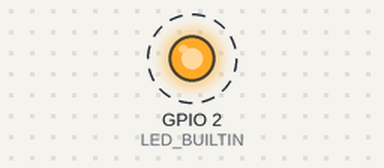
Simulated run of this sketch. Board: ESP32. Shown: output pins drawn as LEDs (lit = HIGH). Dashed ring = blinking. WiFi joins after 1.5 s; servers stay silent unless stated; what the sketch prints to the serial monitor is not drawn.

Above: at 1.7 s.
Timing chart, 0 to 4.5 s (numbered marks = the images above):
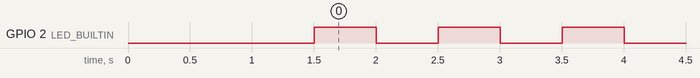

The sketch:

Lab_08.ino
```cpp
#include <WiFi.h>
#include <ArduinoOTA.h>
const char* ssid = "Galaxy A32 035F";
const char* password = "gnty2298";
#define LED_BUILTIN 2


void setup() {
  Serial.begin(115200);
  pinMode(LED_BUILTIN, OUTPUT);
  WiFi.begin(ssid, password);
  while (WiFi.status() != WL_CONNECTED) {
    delay(500);
    Serial.print(".");
  }
  Serial.println("\nWiFi Connected. IP: " + WiFi.localIP().toString());
  ArduinoOTA.setHostname("ESP-OTA");
  ArduinoOTA.begin();
}
void loop() {
  ArduinoOTA.handle();
  digitalWrite(LED_BUILTIN, HIGH);
  delay(500);  // Blink every 1 second (v1)
  digitalWrite(LED_BUILTIN, LOW);
  delay(500);
}
```

Measured:
- by itself, GPIO 2 (LED_BUILTIN): alternates HIGH for 0.50 s and LOW for 0.50 s
